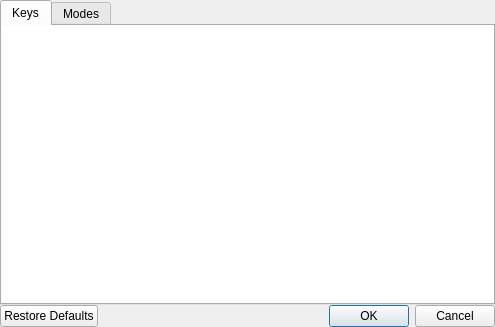
<?xml version="1.0" encoding="UTF-8"?>
<ui version="4.0">
 <class>KeyBindingDialog</class>
 <widget class="QDialog" name="KeyBindingDialog">
  <property name="enabled">
   <bool>true</bool>
  </property>
  <property name="geometry">
   <rect>
    <x>0</x>
    <y>0</y>
    <width>495</width>
    <height>327</height>
   </rect>
  </property>
  <property name="windowTitle">
   <string>Keyboard mapping</string>
  </property>
  <property name="locale">
   <locale language="English" country="UnitedStates"/>
  </property>
  <layout class="QVBoxLayout" name="verticalLayout_2">
   <property name="spacing">
    <number>0</number>
   </property>
   <property name="margin" stdset="0">
    <number>0</number>
   </property>
   <item>
    <widget class="QTabWidget" name="tabWidget">
     <property name="currentIndex">
      <number>0</number>
     </property>
     <widget class="QWidget" name="keys_tab">
      <attribute name="icon">
       <iconset>
        <normaloff>:/img16x16/key_bindings.png</normaloff>:/img16x16/key_bindings.png</iconset>
      </attribute>
      <attribute name="title">
       <string>Keys</string>
      </attribute>
      <layout class="QHBoxLayout" name="horizontalLayout_2">
       <property name="spacing">
        <number>0</number>
       </property>
       <property name="margin" stdset="0">
        <number>0</number>
       </property>
       <item>
        <widget class="QTableView" name="tableMain">
         <property name="contextMenuPolicy">
          <enum>Qt::ContextMenuPolicy::NoContextMenu</enum>
         </property>
         <property name="frameShape">
          <enum>QFrame::Shape::NoFrame</enum>
         </property>
         <property name="editTriggers">
          <set>QAbstractItemView::EditTrigger::AllEditTriggers</set>
         </property>
         <property name="selectionMode">
          <enum>QAbstractItemView::SelectionMode::NoSelection</enum>
         </property>
         <attribute name="horizontalHeaderVisible">
          <bool>false</bool>
         </attribute>
         <attribute name="verticalHeaderVisible">
          <bool>false</bool>
         </attribute>
        </widget>
       </item>
      </layout>
     </widget>
     <widget class="QWidget" name="modes_tab">
      <attribute name="icon">
       <iconset>
        <normaloff>:/img16x16/move.png</normaloff>:/img16x16/move.png</iconset>
      </attribute>
      <attribute name="title">
       <string>Modes</string>
      </attribute>
      <layout class="QHBoxLayout" name="horizontalLayout">
       <property name="spacing">
        <number>0</number>
       </property>
       <property name="margin" stdset="0">
        <number>0</number>
       </property>
       <item>
        <widget class="QListView" name="listModes">
         <property name="sizePolicy">
          <sizepolicy hsizetype="Minimum" vsizetype="Expanding">
           <horstretch>0</horstretch>
           <verstretch>0</verstretch>
          </sizepolicy>
         </property>
         <property name="maximumSize">
          <size>
           <width>70</width>
           <height>16777215</height>
          </size>
         </property>
         <property name="contextMenuPolicy">
          <enum>Qt::ContextMenuPolicy::NoContextMenu</enum>
         </property>
         <property name="selectionBehavior">
          <enum>QAbstractItemView::SelectionBehavior::SelectRows</enum>
         </property>
        </widget>
       </item>
       <item>
        <widget class="QTableView" name="tableMode">
         <property name="contextMenuPolicy">
          <enum>Qt::ContextMenuPolicy::NoContextMenu</enum>
         </property>
         <property name="frameShape">
          <enum>QFrame::Shape::NoFrame</enum>
         </property>
         <property name="editTriggers">
          <set>QAbstractItemView::EditTrigger::AllEditTriggers</set>
         </property>
         <property name="selectionMode">
          <enum>QAbstractItemView::SelectionMode::NoSelection</enum>
         </property>
         <attribute name="verticalHeaderVisible">
          <bool>false</bool>
         </attribute>
        </widget>
       </item>
      </layout>
     </widget>
    </widget>
   </item>
   <item>
    <layout class="QHBoxLayout" name="horizontalLayout_3">
     <item>
      <widget class="QDialogButtonBox" name="buttonBox">
       <property name="orientation">
        <enum>Qt::Orientation::Horizontal</enum>
       </property>
       <property name="standardButtons">
        <set>QDialogButtonBox::StandardButton::Cancel|QDialogButtonBox::StandardButton::Ok|QDialogButtonBox::StandardButton::RestoreDefaults</set>
       </property>
      </widget>
     </item>
    </layout>
   </item>
  </layout>
 </widget>
 <resources/>
 <connections>
  <connection>
   <sender>buttonBox</sender>
   <signal>accepted()</signal>
   <receiver>KeyBindingDialog</receiver>
   <slot>accept()</slot>
   <hints>
    <hint type="sourcelabel">
     <x>330</x>
     <y>325</y>
    </hint>
    <hint type="destinationlabel">
     <x>157</x>
     <y>274</y>
    </hint>
   </hints>
  </connection>
  <connection>
   <sender>buttonBox</sender>
   <signal>rejected()</signal>
   <receiver>KeyBindingDialog</receiver>
   <slot>reject()</slot>
   <hints>
    <hint type="sourcelabel">
     <x>398</x>
     <y>325</y>
    </hint>
    <hint type="destinationlabel">
     <x>286</x>
     <y>274</y>
    </hint>
   </hints>
  </connection>
 </connections>
</ui>
